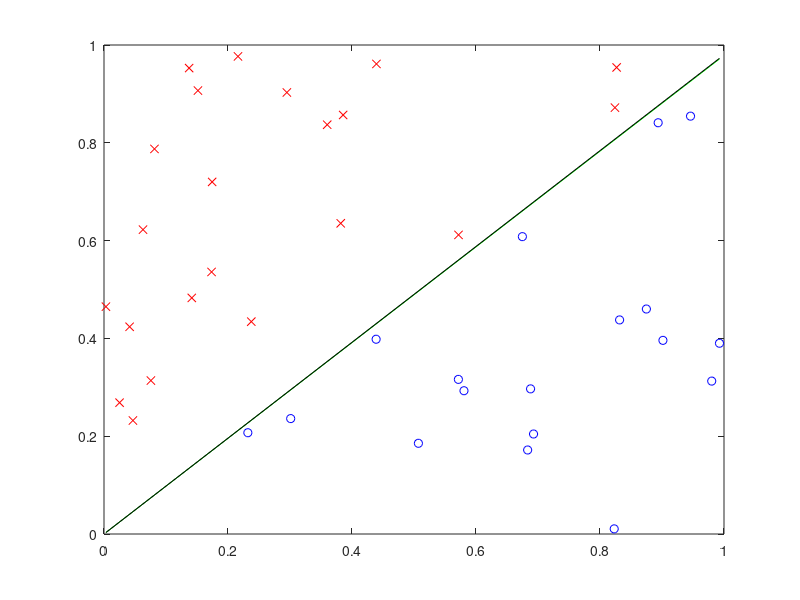

Source code (MATLAB): (Note: this script raises an error after producing the figure.)
% Assignment 4: Linear Regression, Logistic Regression, Stochastic Gradient Descent, Binary Classification
% Eric Grunblatt

% Read X and Y to use throughout the assignment
X = dlmread('X.txt'); %X: (1+d)*N; d=2 in this dataset for visualization; N=20 in this dataset
Y = dlmread('Y.txt'); %Y: 1*N
numRows = size(X,1);
numCols = size(X,2);

%%%%%% PART 1: LINEAR REGRESSION %%%%%%
% Implement Linear Regression algorithm
w_LinearRegression = (transpose(X) * X) \ (transpose(X) * Y);

% Apply w_LinearRegression to data set and compute error rate
error_w_linreg = 0;
for i=1:numRows
    if(sign(X(i,:) * w_LinearRegression) ~= sign(Y(i)))
        error_w_linreg = error_w_linreg + 1;
    end
end
fprintf('Linear Regression Error Rate: %f\n', (error_w_linreg / numRows));

% Using w_LinearRegression as the initialization to w_PLA, compare to w_PLA = 0
w_LinearRegression = transpose(w_LinearRegression);
errors_w_lr = 0;
total_w_lr = 0;
currentErrors_w_lr = 1;
random = randperm(numRows);
while(currentErrors_w_lr ~= 0)
    currentErrors_w_lr = 0;
    for a=1:numRows % Iterating through each vector
        i = random(a);
        currentNum_w_lr = w_LinearRegression * transpose(X(i,:));
        % Identifying whether there is an error or not, if so, correct it and
        % add to the total number of errors
        total_w_lr = total_w_lr + 1;
        if(sign(currentNum_w_lr) ~= sign(Y(i)))
            currentErrors_w_lr = currentErrors_w_lr + 1;
            w_LinearRegression = w_LinearRegression + Y(i)*X(i,:); % If error, add to w_LinearRegression
        end
    end
    errors_w_lr = errors_w_lr + currentErrors_w_lr;
end

% Running PLA algorithm where w_PLA = 0
weights = zeros(1, numCols);
errors_w = 0;
total_w = 0;
currentErrors_w = 1;
while(currentErrors_w ~= 0)
    currentErrors_w = 0;
    for a=1:numRows % Iterating through each vector
        i = random(a);
        currentNum_w = weights * transpose(X(i,:));
        % Identifying whether there is an error or not, if so, correct it and
        % add to the total number of errors
        total_w = total_w + 1;
        if(sign(currentNum_w) ~= sign(Y(i)))
            currentErrors_w = currentErrors_w + 1;
            weights = weights + Y(i)*X(i,:); % If error, add to weights
        end     
    end
    errors_w = errors_w + currentErrors_w;   
end

% Plotting Points
figure;
for i=1:numRows
    if(Y(i) == 1) % Y is shown as 1, then it is greater than threshold
        plot(X(i,2), X(i,3), 'o', 'color', 'blue');
        hold on
    else % Y is shown as -1, and is less than the threshold
        plot(X(i,2), X(i,3), 'x', 'color', 'red');
        hold on
    end
end
% Creating/Plotting boundary line
slope_w = -weights(2)/weights(3);
slope_w_lr = -w_LinearRegression(2)/w_LinearRegression(3);
%y =mx+c, m is slope and c is intercept(0)
x = [min(X(:,2)),max(X(:,2))];
y_w = (slope_w*x);
y_w_lr = (slope_w_lr*x);
line(x, y_w, 'color', 'green');
line(x,y_w_lr, 'color', 'black');
hold off
% Report error rate
fprintf('w_0 = 0 PLA Error Rate: %f, Total Iterations: %f\n', (errors_w/total_w), total_w);
fprintf('w_0 = w_LinearRegression PLA Error Rate: %f, Total Iterations: %f\n', (errors_w_lr/total_w_lr), total_w_lr);



%%%%%% PART 2: LOGISTIC REGRESSION %%%%%%
% Implement Logistic Regression algorithm
alpha = 1.5;
w_LogisticRegression = zeros(1, numCols);
epsilon = 0.01;
totalIterations = 0;
while(totalIterations < 100)
    E_w = zeros(1, numCols);
    totalIterations = totalIterations + 1;
    for i=1:numRows
        x = (-Y(i) * w_LogisticRegression * transpose(X(i,:)));
        e = exp(x);
        sig = e/(e+1);
        E_w = E_w + sig * (Y(i) * X(i,:));
    end
    E_w = E_w / numRows;
    w_LogisticRegression = w_LogisticRegression + (alpha * E_w);
    if((E_w * transpose(E_w)) < epsilon)
        break;
    end
end
% Applying w_LogisticRegression to the dataset for binary classification error rate
error_w_logreg = 0;
for i=1:numRows
    if(sign(X(i,:) * transpose(w_LogisticRegression)) ~= sign(Y(i)))
        error_w_logreg = error_w_logreg + 1;
    end
end
fprintf('w_0 = 0 Logistic Regression Error Rate: %f\n', (error_w_logreg / numRows));

% Implement Logistic Regression algorithm with w_0 set as w_LinearRegression
w_LogisticRegression = transpose((transpose(X) * X) \ (transpose(X) * Y));
epsilon = 0.01;
totalIterations = 0;
while(totalIterations < 100)
    E_w = zeros(1, numCols);
    totalIterations = totalIterations + 1;
    for i=1:numRows
        x = (-Y(i) * w_LogisticRegression * transpose(X(i,:)));
        e = exp(x);
        sig = e/(e+1);
        E_w = E_w + (sig * (Y(i) * X(i,:)));
    end
    E_w = E_w / numRows;
    w_LogisticRegression = w_LogisticRegression + (alpha * E_w);
    if(sqrt(E_w * transpose(E_w)) < epsilon)
        break;
    end
end
% Applying w_LogisticRegression to the dataset for binary classification error rate
error_w_logreg = 0;
for i=1:numRows
    if(sign(X(i,:) * transpose(w_LogisticRegression)) ~= sign(Y(i)))
        error_w_logreg = error_w_logreg + 1;
    end
end
fprintf('w_0 = w_LinearRegression Logistic Regression Error Rate: %f\n', (error_w_logreg / numRows));


%%%%%% PART 3: SGD LOGISTIC REGRESSION %%%%%%
% Implement Logistic Regression algorithm with Stochastic Gradient Descent(SGD)
w_sgd = zeros(1, numCols);
K = 25;
epsilon = 0.01;
E = E/K;
totalIterations = 0;
random = randperm(numRows);
while(totalIterations < 100)
    E_w = zeros(1, numCols);
    totalIterations = totalIterations + 1;
    for a=1:K
        i = random(a);
        x = (-Y(i) * w_sgd * transpose(X(i,:)));
        e = exp(x);
        sig = e/(e+1);
        E_w = E_w + (sig * (Y(i) * X(i,:)));
    end
    E_w = E_w / K;
    w_sgd = w_sgd + (alpha * E_w);
    if(sqrt(E_w * transpose(E_w)) < epsilon)
        break;
    end
end
% Applying w_LogisticRegression to the dataset for binary classification error rate
error_w_sgd = 0;
for i=1:numRows
    if(sign(X(i,:) * transpose(w_sgd)) ~= sign(Y(i)))
        error_w_sgd = error_w_sgd + 1;
    end
end
fprintf('w_0 = 0 Logistic Regression (SGD) Error Rate: %f\n', (error_w_sgd / numRows));